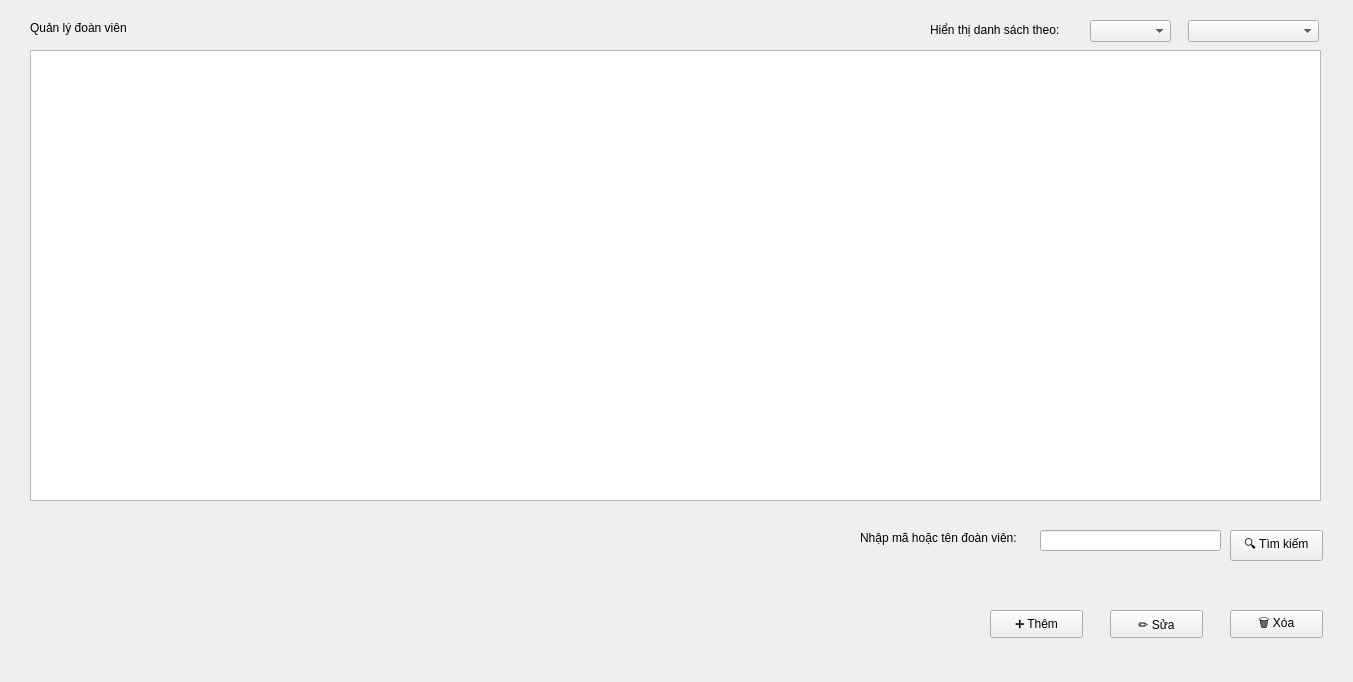
<?xml version="1.0" encoding="UTF-8"?>
<ui version="4.0">
 <class>Form</class>
 <widget class="QWidget" name="Form">
  <property name="geometry">
   <rect>
    <x>0</x>
    <y>0</y>
    <width>1353</width>
    <height>682</height>
   </rect>
  </property>
  <property name="windowTitle">
   <string>Form</string>
  </property>
  <widget class="QComboBox" name="cbbLoc2">
   <property name="geometry">
    <rect>
     <x>1188</x>
     <y>20</y>
     <width>131</width>
     <height>22</height>
    </rect>
   </property>
  </widget>
  <widget class="QLabel" name="label">
   <property name="geometry">
    <rect>
     <x>930</x>
     <y>20</y>
     <width>141</width>
     <height>20</height>
    </rect>
   </property>
   <property name="text">
    <string>Hiển thị danh sách theo:</string>
   </property>
  </widget>
  <widget class="QTableWidget" name="tableWidget">
   <property name="geometry">
    <rect>
     <x>30</x>
     <y>50</y>
     <width>1291</width>
     <height>451</height>
    </rect>
   </property>
  </widget>
  <widget class="QPushButton" name="btnXoa">
   <property name="geometry">
    <rect>
     <x>1230</x>
     <y>610</y>
     <width>93</width>
     <height>28</height>
    </rect>
   </property>
   <property name="text">
    <string>🗑 Xóa</string>
   </property>
  </widget>
  <widget class="QPushButton" name="btnSua">
   <property name="geometry">
    <rect>
     <x>1110</x>
     <y>610</y>
     <width>93</width>
     <height>28</height>
    </rect>
   </property>
   <property name="text">
    <string>✏️ Sửa</string>
   </property>
  </widget>
  <widget class="QPushButton" name="btnThem">
   <property name="geometry">
    <rect>
     <x>990</x>
     <y>610</y>
     <width>93</width>
     <height>28</height>
    </rect>
   </property>
   <property name="text">
    <string>➕ Thêm</string>
   </property>
  </widget>
  <widget class="QLabel" name="label_2">
   <property name="geometry">
    <rect>
     <x>30</x>
     <y>20</y>
     <width>111</width>
     <height>16</height>
    </rect>
   </property>
   <property name="text">
    <string>Quản lý đoàn viên</string>
   </property>
  </widget>
  <widget class="QLineEdit" name="lineEdit">
   <property name="geometry">
    <rect>
     <x>1040</x>
     <y>530</y>
     <width>181</width>
     <height>21</height>
    </rect>
   </property>
  </widget>
  <widget class="QPushButton" name="btnTimKiem">
   <property name="geometry">
    <rect>
     <x>1230</x>
     <y>530</y>
     <width>93</width>
     <height>31</height>
    </rect>
   </property>
   <property name="text">
    <string>🔍 Tìm kiếm</string>
   </property>
  </widget>
  <widget class="QLabel" name="label_3">
   <property name="geometry">
    <rect>
     <x>860</x>
     <y>530</y>
     <width>171</width>
     <height>16</height>
    </rect>
   </property>
   <property name="text">
    <string>Nhập mã hoặc tên đoàn viên:</string>
   </property>
  </widget>
  <widget class="QComboBox" name="cbbLoc1">
   <property name="geometry">
    <rect>
     <x>1090</x>
     <y>20</y>
     <width>81</width>
     <height>22</height>
    </rect>
   </property>
  </widget>
 </widget>
 <resources/>
 <connections/>
</ui>
